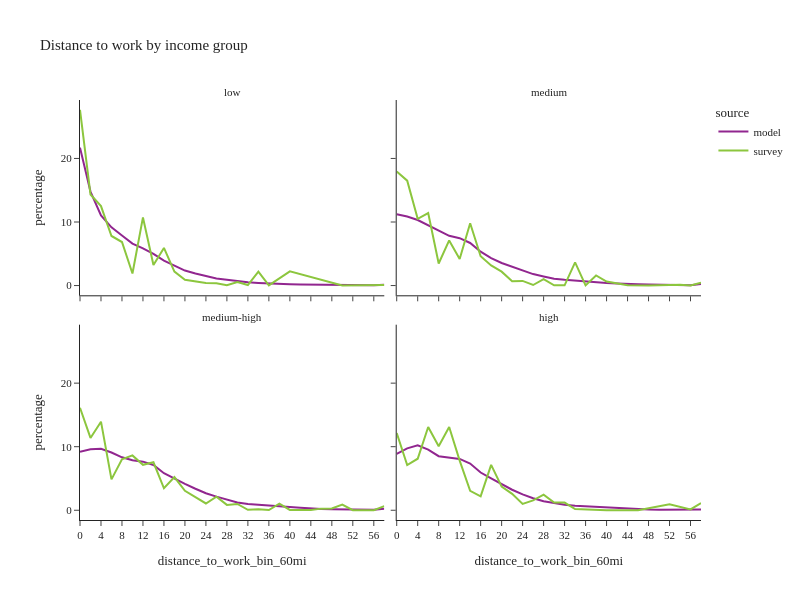

The code cell stored with this chart in its notebook:
### Code cell
df_plot = per_data.groupby(['source','income_group','distance_to_work_bin_60mi'], observed=True)['person_weight'].sum().reset_index()
df_plot['percentage'] = df_plot.groupby(['source','income_group'], group_keys=False)['person_weight']. \
    apply(lambda x: 100 * x / float(x.sum()))
# df_plot

fig2 = px.line(df_plot, x='distance_to_work_bin_60mi', y="percentage", color="source",
               facet_col="income_group", facet_col_wrap=2,
               title="Distance to work by income group")
fig2.for_each_annotation(lambda a: a.update(text = a.text.split("=")[-1]))
fig2.update_layout(height=600, width=800, font=dict(size=11))
fig2.show()

### Figure 1 — Plotly figure (JSON) as saved in the notebook; plotly's stock layout.template omitted (floating-point values rounded to 4 significant figures)
{"data": [{"hovertemplate": "source=model<br>income_group=low<br>distance_to_work_bin_60mi=%{x}<br>percentage=%{y}<extra></extra>", "legendgroup": "model", "line": {"color": "#91268F", "dash": "solid"}, "marker": {"symbol": "circle"}, "mode": "lines", "name": "model", "orientation": "v", "showlegend": true, "type": "scatter", "x": ["0", "2", "4", "6", "8", "10", "12", "14", "16", "18", "20", "22", "24", "26", "28", "30", "32", "34", "36", "38", "40", "42", "44", "46", "48", "50", "52", "54", "56", "58"], "xaxis": "x3", "y": [21.7, 14.79, 11.04, 9.162, 7.878, 6.6, 5.865, 4.979, 3.91, 3.126, 2.36, 1.909, 1.462, 1.115, 0.9046, 0.6748, 0.5184, 0.4195, 0.3175, 0.2497, 0.1948, 0.1534, 0.1223, 0.1123, 0.09158, 0.07128, 0.05314, 0.05054, 0.03326, 0.1344], "yaxis": "y3"}, {"hovertemplate": "source=model<br>income_group=medium<br>distance_to_work_bin_60mi=%{x}<br>percentage=%{y}<extra></extra>", "legendgroup": "model", "line": {"color": "#91268F", "dash": "solid"}, "marker": {"symbol": "circle"}, "mode": "lines", "name": "model", "orientation": "v", "showlegend": false, "type": "scatter", "x": ["0", "2", "4", "6", "8", "10", "12", "14", "16", "18", "20", "22", "24", "26", "28", "30", "32", "34", "36", "38", "40", "42", "44", "46", "48", "50", "52", "54", "56", "58"], "xaxis": "x4", "y": [11.22, 10.85, 10.31, 9.466, 8.633, 7.827, 7.453, 6.701, 5.325, 4.329, 3.551, 2.95, 2.337, 1.806, 1.439, 1.087, 0.8979, 0.7494, 0.6348, 0.5288, 0.413, 0.3387, 0.2288, 0.1986, 0.1506, 0.1165, 0.1023, 0.06888, 0.0556, 0.2295], "yaxis": "y4"}, {"hovertemplate": "source=model<br>income_group=medium-high<br>distance_to_work_bin_60mi=%{x}<br>percentage=%{y}<extra></extra>", "legendgroup": "model", "line": {"color": "#91268F", "dash": "solid"}, "marker": {"symbol": "circle"}, "mode": "lines", "name": "model", "orientation": "v", "showlegend": false, "type": "scatter", "x": ["0", "2", "4", "6", "8", "10", "12", "14", "16", "18", "20", "22", "24", "26", "28", "30", "32", "34", "36", "38", "40", "42", "44", "46", "48", "50", "52", "54", "56", "58"], "xaxis": "x", "y": [9.215, 9.591, 9.67, 9.085, 8.335, 7.857, 7.647, 7.125, 5.828, 4.927, 4.15, 3.38, 2.672, 2.142, 1.647, 1.235, 0.9771, 0.889, 0.784, 0.6664, 0.5177, 0.4134, 0.2751, 0.215, 0.1659, 0.1207, 0.1158, 0.07342, 0.05992, 0.2208], "yaxis": "y"}, {"hovertemplate": "source=model<br>income_group=high<br>distance_to_work_bin_60mi=%{x}<br>percentage=%{y}<extra></extra>", "legendgroup": "model", "line": {"color": "#91268F", "dash": "solid"}, "marker": {"symbol": "circle"}, "mode": "lines", "name": "model", "orientation": "v", "showlegend": false, "type": "scatter", "x": ["0", "2", "4", "6", "8", "10", "12", "14", "16", "18", "20", "22", "24", "26", "28", "30", "32", "34", "36", "38", "40", "42", "44", "46", "48", "50", "52", "54", "56", "58"], "xaxis": "x2", "y": [8.872, 9.733, 10.23, 9.55, 8.507, 8.28, 8.08, 7.359, 5.936, 5.01, 4.088, 3.229, 2.495, 1.888, 1.427, 1.097, 0.853, 0.6952, 0.6074, 0.5144, 0.3827, 0.2971, 0.2173, 0.1618, 0.1248, 0.08308, 0.07135, 0.04915, 0.03532, 0.1285], "yaxis": "y2"}, {"hovertemplate": "source=survey<br>income_group=low<br>distance_to_work_bin_60mi=%{x}<br>percentage=%{y}<extra></extra>", "legendgroup": "survey", "line": {"color": "#8CC63E", "dash": "solid"}, "marker": {"symbol": "circle"}, "mode": "lines", "name": "survey", "orientation": "v", "showlegend": true, "type": "scatter", "x": ["0", "2", "4", "6", "8", "10", "12", "14", "16", "18", "20", "24", "26", "28", "30", "32", "34", "36", "40", "50", "58"], "xaxis": "x3", "y": [27.66, 14.33, 12.51, 7.801, 6.846, 1.903, 10.72, 3.231, 5.922, 2.193, 0.9032, 0.4028, 0.3593, 0.04132, 0.545, 0.0813, 2.183, 0.04084, 2.228, 0.01482, 0.07868], "yaxis": "y3"}, {"hovertemplate": "source=survey<br>income_group=medium<br>distance_to_work_bin_60mi=%{x}<br>percentage=%{y}<extra></extra>", "legendgroup": "survey", "line": {"color": "#8CC63E", "dash": "solid"}, "marker": {"symbol": "circle"}, "mode": "lines", "name": "survey", "orientation": "v", "showlegend": false, "type": "scatter", "x": ["0", "2", "4", "6", "8", "10", "12", "14", "16", "18", "20", "22", "24", "26", "28", "30", "32", "34", "36", "38", "40", "44", "48", "54", "56", "58"], "xaxis": "x4", "y": [17.93, 16.51, 10.49, 11.4, 3.466, 7.104, 4.186, 9.798, 4.613, 3.17, 2.184, 0.6814, 0.7263, 0.08738, 1.026, 0.04481, 0.03725, 3.656, 0.03091, 1.597, 0.6333, 0.04258, 0.01046, 0.1352, 0.006476, 0.4298], "yaxis": "y4"}, {"hovertemplate": "source=survey<br>income_group=medium-high<br>distance_to_work_bin_60mi=%{x}<br>percentage=%{y}<extra></extra>", "legendgroup": "survey", "line": {"color": "#8CC63E", "dash": "solid"}, "marker": {"symbol": "circle"}, "mode": "lines", "name": "survey", "orientation": "v", "showlegend": false, "type": "scatter", "x": ["0", "2", "4", "6", "8", "10", "12", "14", "16", "18", "20", "22", "24", "26", "28", "30", "32", "34", "36", "38", "40", "44", "46", "48", "50", "52", "56", "58"], "xaxis": "x", "y": [16.12, 11.38, 13.94, 4.865, 8.02, 8.628, 7.152, 7.552, 3.459, 5.216, 3.059, 2.072, 1.068, 2.126, 0.8448, 0.9899, 0.07013, 0.1539, 0.02919, 1.049, 0.0487, 0.04894, 0.2551, 0.2846, 0.8766, 0.01557, 0.0184, 0.6568], "yaxis": "y"}, {"hovertemplate": "source=survey<br>income_group=high<br>distance_to_work_bin_60mi=%{x}<br>percentage=%{y}<extra></extra>", "legendgroup": "survey", "line": {"color": "#8CC63E", "dash": "solid"}, "marker": {"symbol": "circle"}, "mode": "lines", "name": "survey", "orientation": "v", "showlegend": false, "type": "scatter", "x": ["0", "2", "4", "6", "8", "10", "12", "14", "16", "18", "20", "22", "24", "26", "28", "30", "32", "34", "40", "42", "46", "52", "56", "58"], "xaxis": "x2", "y": [12.16, 7.121, 8.109, 13.1, 10.06, 13.11, 7.803, 3.06, 2.19, 7.15, 3.729, 2.578, 1.004, 1.553, 2.456, 1.205, 1.215, 0.184, 0.003106, 0.008944, 0.01056, 0.9227, 0.1417, 1.136], "yaxis": "y2"}], "layout": {"annotations": [{"font": {}, "showarrow": false, "text": "medium-high", "x": 0.245, "xanchor": "center", "xref": "paper", "y": 0.465, "yanchor": "bottom", "yref": "paper"}, {"font": {}, "showarrow": false, "text": "high", "x": 0.755, "xanchor": "center", "xref": "paper", "y": 0.465, "yanchor": "bottom", "yref": "paper"}, {"font": {}, "showarrow": false, "text": "low", "x": 0.245, "xanchor": "center", "xref": "paper", "y": 1.0, "yanchor": "bottom", "yref": "paper"}, {"font": {}, "showarrow": false, "text": "medium", "x": 0.755, "xanchor": "center", "xref": "paper", "y": 1.0, "yanchor": "bottom", "yref": "paper"}], "font": {"size": 11}, "height": 600, "legend": {"title": {"text": "source"}, "tracegroupgap": 0}, "title": {"text": "Distance to work by income group"}, "width": 800, "xaxis": {"anchor": "y", "domain": [0.0, 0.49], "title": {"text": "distance_to_work_bin_60mi"}}, "xaxis2": {"anchor": "y2", "domain": [0.51, 1.0], "matches": "x", "title": {"text": "distance_to_work_bin_60mi"}}, "xaxis3": {"anchor": "y3", "domain": [0.0, 0.49], "matches": "x", "showticklabels": false}, "xaxis4": {"anchor": "y4", "domain": [0.51, 1.0], "matches": "x", "showticklabels": false}, "yaxis": {"anchor": "x", "domain": [0.0, 0.465], "title": {"text": "percentage"}}, "yaxis2": {"anchor": "x2", "domain": [0.0, 0.465], "matches": "y", "showticklabels": false}, "yaxis3": {"anchor": "x3", "domain": [0.535, 1.0], "matches": "y", "title": {"text": "percentage"}}, "yaxis4": {"anchor": "x4", "domain": [0.535, 1.0], "matches": "y", "showticklabels": false}}}
